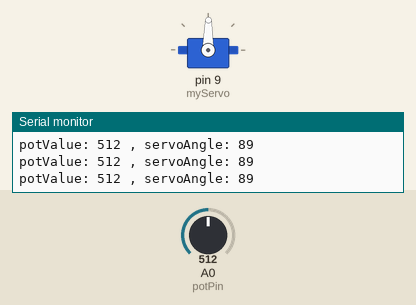
This sketch was run on a simulated Arduino Uno, built with avr-gcc and run on an emulated ATmega328P. On the bench: servo, the last lines printed to the serial monitor. The test bench sets the inputs (shaded band); at power-on: A0 (potPin) = 512.

Above: at 1.2 s.
1.3 s: A0 (potPin) set to 716
At 2.0 s:
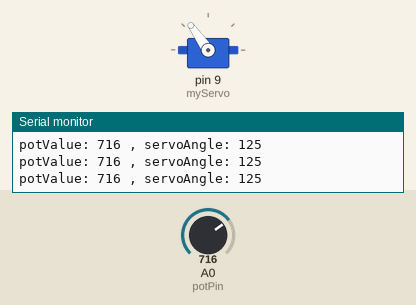
2.8 s: A0 (potPin) set to 900
At 3.5 s:
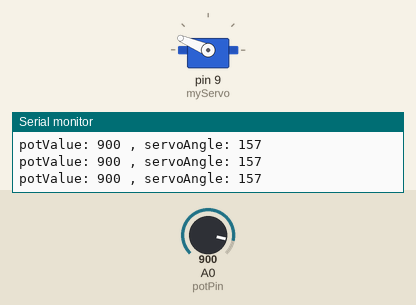
4.3 s: A0 (potPin) set to 1023
At 5.1 s:
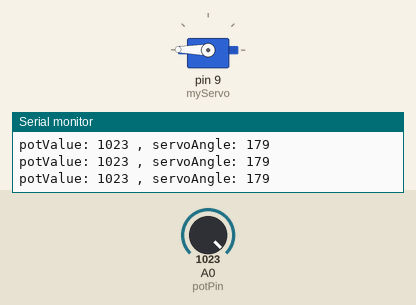
5.8 s: A0 (potPin) set to 306
At 6.6 s:
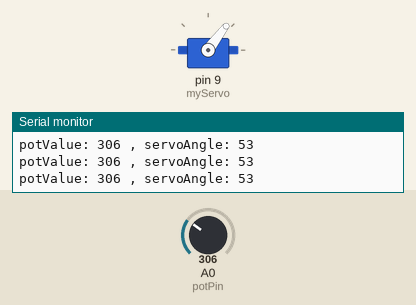
7.3 s: A0 (potPin) set to 122
At 8.2 s:
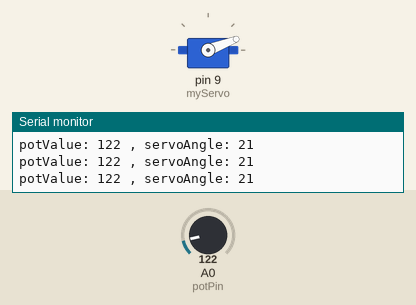
8.8 s: A0 (potPin) set to 107
At 9.7 s:
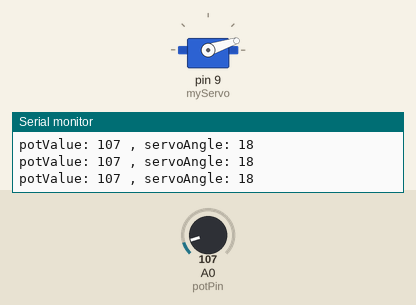
10.3 s: A0 (potPin) set to 92
Timing chart, 0 to 13.3 s (numbered marks = the images above; inputs shaded):
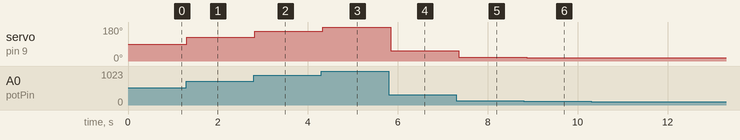

The sketch:

Lesson6_V2.ino
```cpp
#include <Servo.h>    //Include the Servo library
Servo myServo;        //create a servo object called myServo
const int potPin = A0; //set the name of pin A0 to potPin
int potValue = 0;      //variable to read the value from the potentiometer
int servoAngle = 0;    //variable to set the angle for the servou motor

void setup() {
  myServo.attach(9);   //attaches the servo on pin 9 to the myServo object
  Serial.begin(9600);  //open a serial connection to the computer
}

void loop() {
  potValue = analogRead(potPin);    //store the potentiometer value in a variable
  servoAngle = map(potValue, 0, 1023, 0, 179);  //scale potentiometer value to the servo
  myServo.write(servoAngle);    //turn the servo to the angle variable
  Serial.print("potValue: ");   //print a label for the potValue variable
  Serial.print(potValue);       //print the potValue variable
  Serial.print(" , servoAngle: ");    //print a label for the servoAngle variable
  Serial.println(servoAngle);   //print the servoAngle variable
  delay(100);     //wait for the servo to get there
}
```

Measured:
- after the input at 1.3 s, servo on pin 9 (myServo): 89° → 125° at once
- after the input at 2.8 s, servo on pin 9 (myServo): 125° → 157° at once
- after the input at 4.3 s, servo on pin 9 (myServo): 157° → 179° at once
- after the input at 5.8 s, servo on pin 9 (myServo): 179° → 53° at once
- after the input at 7.3 s, servo on pin 9 (myServo): 53° → 21° after 0.05 s
- after the input at 8.8 s, servo on pin 9 (myServo): 21° → 18° after 0.07 s
- after the input at 10.3 s, servo on pin 9 (myServo): 18° → 16° after 0.08 s
